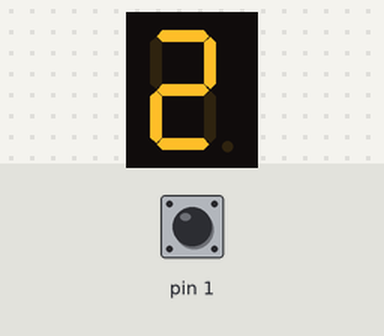
This sketch was run on a simulated Arduino Uno, built with avr-gcc and run on an emulated ATmega328P. On the bench: 1-digit seven-segment display. Wiring (inferred from the names in the program): 1-digit 7-segment display, segments lit when LOW: segments pin 13, pin 12, pin 11, pin 10, pin 9, pin 8, pin 7. The test bench sets the inputs (shaded band); at power-on: pin 1 HIGH. The segment pins are drawn as the display they are named for.

Above: at 2.8 s.
2.9 s: pin 1 pulled LOW for 1.2 s
At 3.4 s:
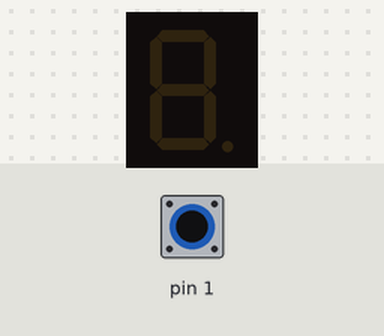
8.2 s: pin 1 pulled LOW for 3.2 s
At 12.7 s:
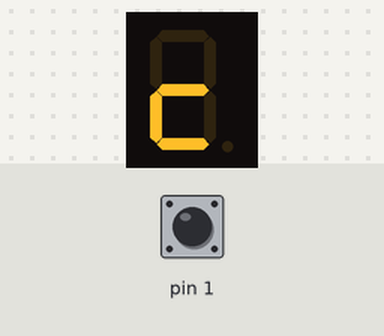
Timing chart, 0 to 14.2 s (numbered marks = the images above; inputs shaded):
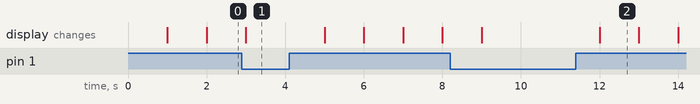

The sketch:

7seg1__1_.ino
```cpp
// C++ code
//
byte btn;

byte pins[7]={13, 12, 11, 10, 9, 8, 7};
byte show[16][7]={
  {0, 0, 0, 0, 0, 0, 1},//abcdefg
  {1, 0, 0, 1, 1, 1, 1},
  {0, 0, 1, 0, 0, 1, 0},
  {0, 0, 0, 0, 1, 1, 0},
  {1, 0, 0, 1, 1, 0, 0},
  {0, 1, 0, 0, 1, 0, 0},
  {1, 1, 0, 0, 0, 0, 0},
  {0, 0, 0, 1, 1, 1, 1},
  {0, 0, 0, 0, 0, 0, 0},
  {0, 0, 0, 1, 1, 0, 0},
  {0, 0, 0, 1, 0, 0, 0},//A
  {1, 1, 0, 0, 0, 0, 0},//b
  {1, 1, 1, 0, 0, 1, 0},//c
  {1, 0, 0, 0, 0, 1, 0},//d
  {0, 1, 1, 0, 0, 0, 0},//E
  {0, 1, 1, 1, 0, 0, 0},//f
};
void setup()
{
  pinMode(1, INPUT_PULLUP);
  for (byte i = 0; i < 7; ++i) {
   pinMode(pins[i], OUTPUT);
  }
}
void loop()
{

    for(byte i = 0; i < 16; i++)
    {
      btn = digitalRead(1);
      for(byte j = 0; j < 7; j++)
      {
          if (btn==LOW)
          {
             for(byte o = 0; o < 7; o++)
             {
               digitalWrite(pins[o], 1);
             }
          }
          else
          {
        	digitalWrite(pins[j], show[i][j]);
          }
      }
        delay(1000);
    }

}
```
